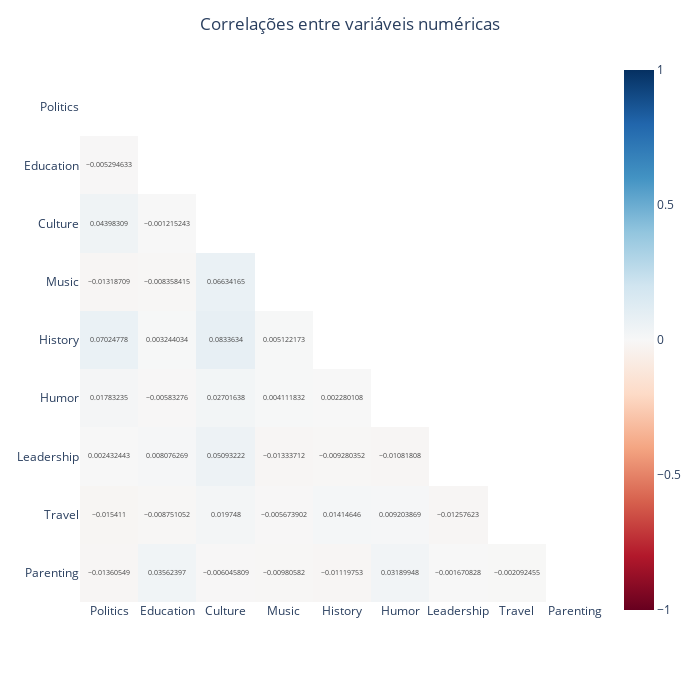

Write notebook code for a chart like this one.
### Code cell
import plotly.express as px

#Calculando a correlação e mantendo apenas baixas correlacoes
corr = df[top50_temas].corr(method='pearson', min_periods=1)
for col in top50_temas:
  corr = corr.loc[((corr[col] > -0.10) & (corr[col] < 0.10)) | (corr[col] == 1)]

corr = corr[list(corr.index)]

mask = np.triu(np.ones_like(corr, dtype=bool))
corr = corr.mask(mask)
fig = px.imshow(corr, #Fonte de dados é a tabela de correlação
                text_auto=True, #Inseri o nome dos dados
                color_continuous_scale=px.colors.diverging.RdBu, #As cores serão de azul (1) a vermelho (-1)
                zmin=-1,zmax=1 #defino que o minimo é -1 e o maximo é 1
                )


fig.update_layout(
    title_text='Correlações entre variáveis numéricas', #titulo
    title_x=0.5,  #Titulo centralizado
    width=700, #largura
    height=700, #altura
    xaxis_showgrid=False, #Para omitir as linhas de grade no eixo x
    yaxis_showgrid=False, #Para omitir as linhas de grade no eixo y
    template='plotly_white' #template
)

fig.show()

### Figure 1 — Plotly figure (JSON) as saved in the notebook; plotly's stock layout.template omitted (floating-point values rounded to 4 significant figures)
{"data": [{"coloraxis": "coloraxis", "hovertemplate": "x: %{x}<br>y: %{y}<br>color: %{z}<extra></extra>", "name": "0", "texttemplate": "%{z}", "type": "heatmap", "x": ["Politics", "Education", "Culture", "Music", "History", "Humor", "Leadership", "Travel", "Parenting"], "xaxis": "x", "y": ["Politics", "Education", "Culture", "Music", "History", "Humor", "Leadership", "Travel", "Parenting"], "yaxis": "y", "z": [[null, null, null, null, null, null, null, null, null], [-0.005295, null, null, null, null, null, null, null, null], [0.04398, -0.001215, null, null, null, null, null, null, null], [-0.01319, -0.008358, 0.06634, null, null, null, null, null, null], [0.07025, 0.003244, 0.08336, 0.005122, null, null, null, null, null], [0.01783, -0.005833, 0.02702, 0.004112, 0.00228, null, null, null, null], [0.002432, 0.008076, 0.05093, -0.01334, -0.00928, -0.01082, null, null, null], [-0.01541, -0.008751, 0.01975, -0.005674, 0.01415, 0.009204, -0.01258, null, null], [-0.01361, 0.03562, -0.006046, -0.009806, -0.0112, 0.0319, -0.001671, -0.002092, null]]}], "layout": {"coloraxis": {"cmax": 1, "cmin": -1, "colorscale": [[0, "rgb(103,0,31)"], [0.1, "rgb(178,24,43)"], [0.2, "rgb(214,96,77)"], [0.3, "rgb(244,165,130)"], [0.4, "rgb(253,219,199)"], [0.5, "rgb(247,247,247)"], [0.6, "rgb(209,229,240)"], [0.7, "rgb(146,197,222)"], [0.8, "rgb(67,147,195)"], [0.9, "rgb(33,102,172)"], [1, "rgb(5,48,97)"]]}, "height": 700, "margin": {"t": 60}, "title": {"text": "Correlações entre variáveis numéricas", "x": 0.5}, "width": 700, "xaxis": {"anchor": "y", "constrain": "domain", "domain": [0, 1], "scaleanchor": "y", "showgrid": false}, "yaxis": {"anchor": "x", "autorange": "reversed", "constrain": "domain", "domain": [0, 1], "showgrid": false}}}
